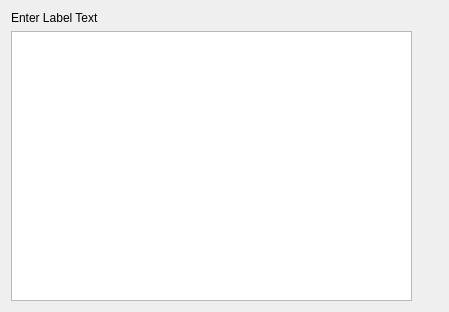
<?xml version="1.0" encoding="UTF-8"?>
<ui version="4.0">
 <class>QmitkPathListWidget</class>
 <widget class="QWidget" name="QmitkPathListWidget">
  <property name="geometry">
   <rect>
    <x>0</x>
    <y>0</y>
    <width>449</width>
    <height>312</height>
   </rect>
  </property>
  <property name="windowTitle">
   <string>Form</string>
  </property>
  <layout class="QGridLayout" name="gridLayout">
   <item row="0" column="0">
    <widget class="QLabel" name="m_Label">
     <property name="text">
      <string>Enter Label Text</string>
     </property>
     <property name="wordWrap">
      <bool>true</bool>
     </property>
    </widget>
   </item>
   <item row="1" column="0">
    <widget class="ctkPathListWidget" name="m_PathListWidget">
     <property name="textElideMode">
      <enum>Qt::ElideMiddle</enum>
     </property>
    </widget>
   </item>
   <item row="1" column="1">
    <layout class="QVBoxLayout" name="m_VerticalLayout">
     <item>
      <widget class="ctkPathListButtonsWidget" name="m_PathListButtonsWidget" native="true">
       <property name="buttonsAutoRaise" stdset="0">
        <bool>true</bool>
       </property>
      </widget>
     </item>
     <item>
      <spacer name="m_VerticalSpacer">
       <property name="orientation">
        <enum>Qt::Vertical</enum>
       </property>
       <property name="sizeHint" stdset="0">
        <size>
         <width>20</width>
         <height>40</height>
        </size>
       </property>
      </spacer>
     </item>
    </layout>
   </item>
  </layout>
 </widget>
 <customwidgets>
  <customwidget>
   <class>ctkPathListButtonsWidget</class>
   <extends>QWidget</extends>
   <header>ctkPathListButtonsWidget.h</header>
  </customwidget>
  <customwidget>
   <class>ctkPathListWidget</class>
   <extends>QListView</extends>
   <header>ctkPathListWidget.h</header>
  </customwidget>
 </customwidgets>
 <resources/>
 <connections/>
</ui>
